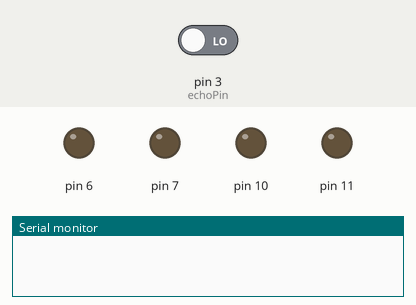
Recording of a sketch running on a simulated Arduino Uno, built with avr-gcc and run on an emulated ATmega328P. Shown: output pins drawn as LEDs (lit = HIGH), the last lines printed to the serial monitor. The test bench sets the inputs (shaded band); at power-on: pin 3 (echoPin) LOW. Pins used as bus, display or sensor lines are not drawn.

Above: at 0.5 s.
At 1.5 s:
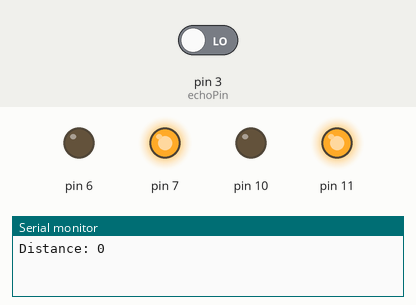
At 3.0 s:
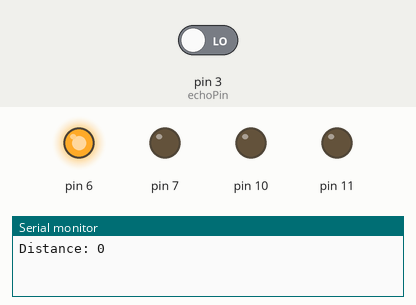
At 4.5 s:
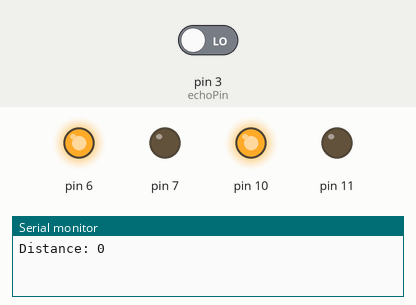
Timing chart, 0 to 5.2 s (numbered marks = the images above):
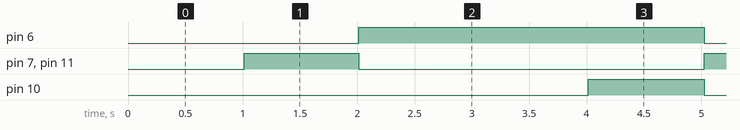

The sketch:

L293D_PINOUT.ino
```cpp
const int trigPin = 2;
const int echoPin = 3;
long distance, duration;

void setup() {
  // put your setup code here, to run once:
pinMode(6,OUTPUT);
pinMode(7,OUTPUT);
pinMode(10,OUTPUT);
pinMode(11,OUTPUT);
pinMode(trigPin, OUTPUT);
pinMode(echoPin, INPUT);

Serial.begin(9600);
}

void Left()
{


}

void Right()
{
   digitalWrite(6,HIGH);
digitalWrite(7,LOW);
digitalWrite(10,LOW);
digitalWrite(11,LOW);

}
void Forward()
{
digitalWrite(6,HIGH);
digitalWrite(7,LOW);
digitalWrite(10,HIGH);
digitalWrite(11,LOW);

}

void Reverse()
{
  digitalWrite(7,HIGH);
digitalWrite(6,LOW);
digitalWrite(11,HIGH);
digitalWrite(10,LOW);
}
void loop() {
  // put your main code here, to run repeatedly:
digitalWrite(trigPin,LOW);
delay(2);
digitalWrite(trigPin,HIGH);
delay(10);
digitalWrite(trigPin,LOW);

duration = pulseIn(echoPin,HIGH);
distance = (duration* 0.0340)/2;
Serial.print("Distance: ");
Serial.println(distance);
if(distance<=10){
  Reverse();
  delay(1000);
  Right();
  delay(2000);
  Forward();

}
else{
  Forward();
}

}
```

Measured:
- by itself, pin 6: alternates HIGH for 3.0 s and LOW for 1.0 s
- by itself, pin 7, pin 10, pin 11: alternates HIGH for 1.0 s and LOW for 3.0 s
- by itself, everything shown: repeats every 4.0 s, in 3 steps
